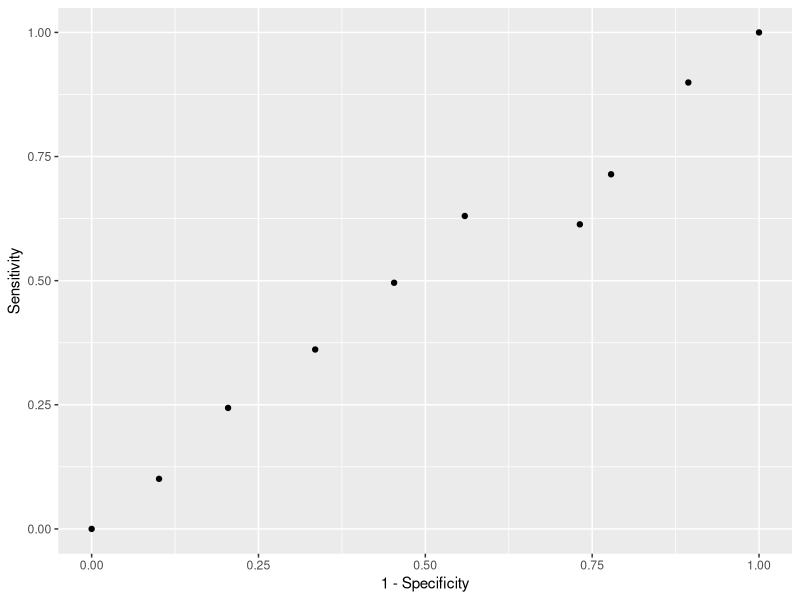
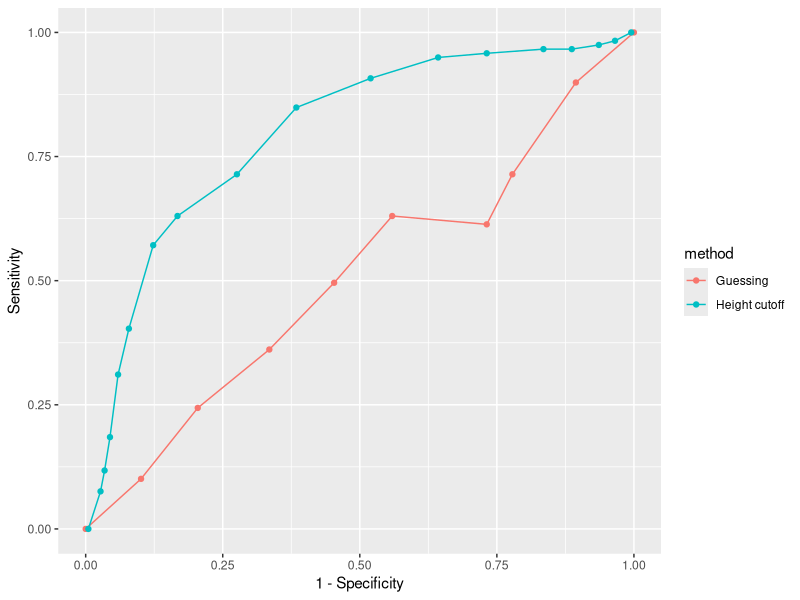
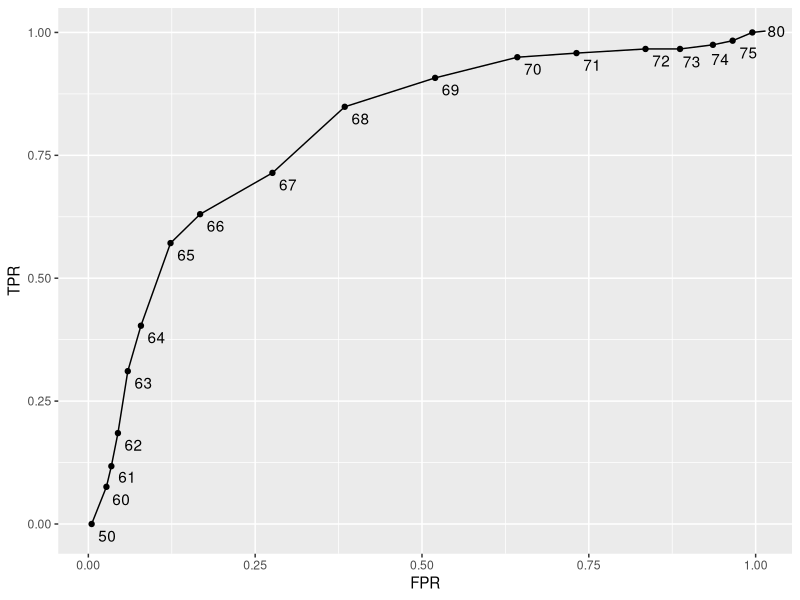
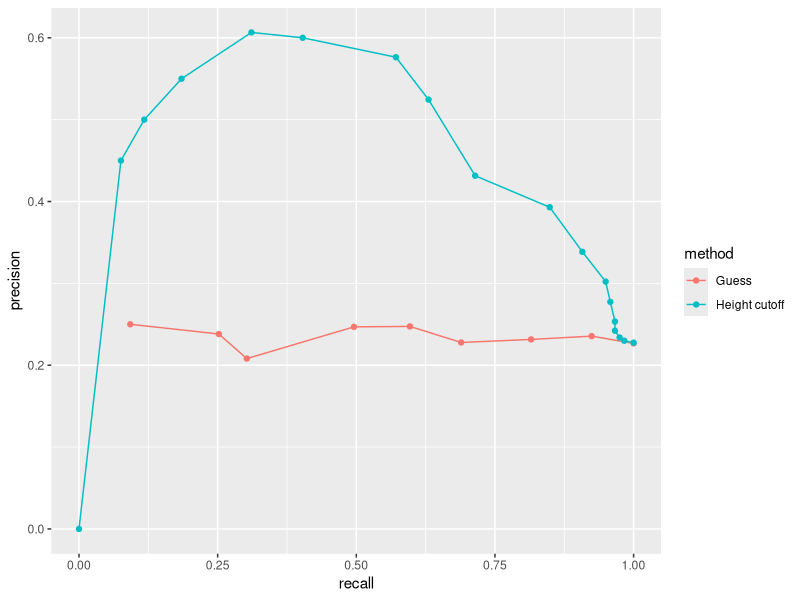
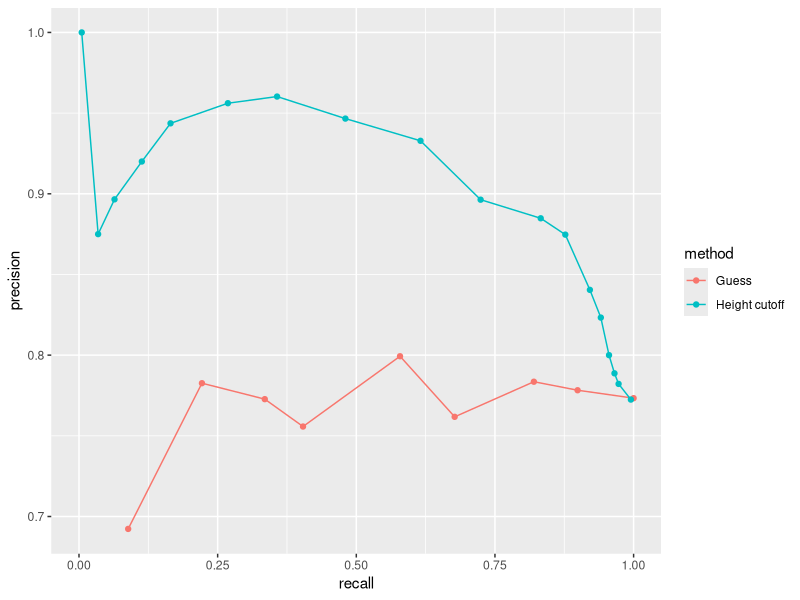
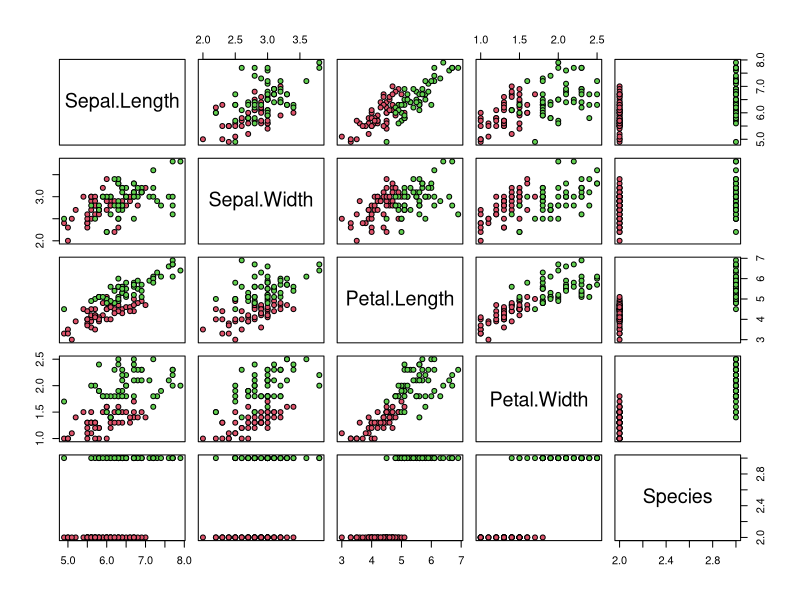
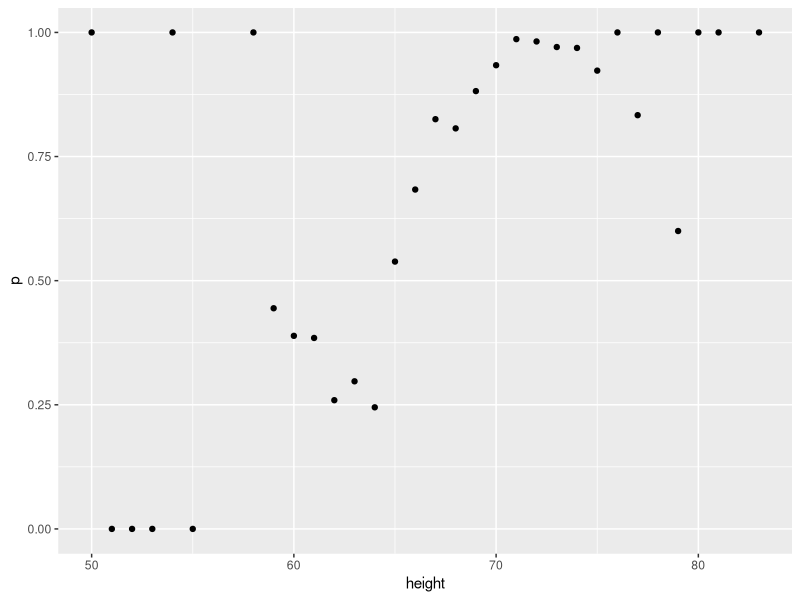
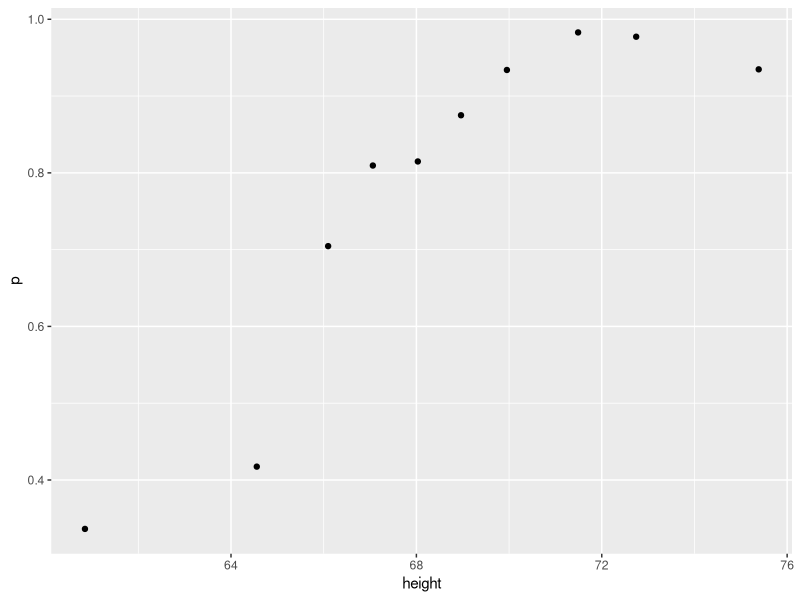

Source code (R) for these figures, in order:
## ---- chunk 1
library(tidyverse)
library(caret)
library(dslabs)
data(heights)

# define the outcome and predictors
y <- heights$sex
x <- heights$height

# generate training and test sets
set.seed(2007)
test_index <- createDataPartition(y, times = 1, p = 0.5, list = FALSE)
test_set <- heights[test_index, ]
train_set <- heights[-test_index, ]

# guess the outcome
y_hat <- sample(c("Male", "Female"), length(test_index), replace = TRUE)
y_hat <- sample(c("Male", "Female"), length(test_index), replace = TRUE) %>% 
  factor(levels = levels(test_set$sex))

# compute accuracy
mean(y_hat == test_set$sex)
heights %>% group_by(sex) %>% summarize(mean(height), sd(height))
y_hat <- ifelse(x > 62, "Male", "Female") %>% factor(levels = levels(test_set$sex))
mean(y == y_hat)

# examine the accuracy of 10 cutoffs
cutoff <- seq(61, 70)
accuracy <- map_dbl(cutoff, function(x){
  y_hat <- ifelse(train_set$height > x, "Male", "Female") %>% 
    factor(levels = levels(test_set$sex))
  mean(y_hat == train_set$sex)
})
max(accuracy)
best_cutoff <- cutoff[which.max(accuracy)]
best_cutoff
y_hat <- ifelse(test_set$height > best_cutoff, "Male", "Female") %>% 
  factor(levels = levels(test_set$sex))
y_hat <- factor(y_hat)
mean(y_hat == test_set$sex)
## ---- chunk 2
library(e1071)

# tabulate each combination of prediction and actual value
table(predicted = y_hat, actual = test_set$sex)
test_set %>% 
  mutate(y_hat = y_hat) %>%
  group_by(sex) %>% 
  summarize(accuracy = mean(y_hat == sex))
prev <- mean(y == "Male")

confusionMatrix(data = y_hat, reference = test_set$sex)
## ---- chunk 3
# maximize F-score
cutoff <- seq(61, 70)
F_1 <- map_dbl(cutoff, function(x){
  y_hat <- ifelse(train_set$height > x, "Male", "Female") %>% 
    factor(levels = levels(test_set$sex))
  F_meas(data = y_hat, reference = factor(train_set$sex))
})
max(F_1)

best_cutoff <- cutoff[which.max(F_1)]
best_cutoff
y_hat <- ifelse(test_set$height > best_cutoff, "Male", "Female") %>% 
  factor(levels = levels(test_set$sex))
sensitivity(data = y_hat, reference = test_set$sex)
specificity(data = y_hat, reference = test_set$sex)
## ---- chunk 4
p <- 0.9
n <- length(test_index)
y_hat <- sample(c("Male", "Female"), n, replace = TRUE, prob=c(p, 1-p)) %>% 
  factor(levels = levels(test_set$sex))
mean(y_hat == test_set$sex)

# ROC curve
probs <- seq(0, 1, length.out = 10)
guessing <- map_df(probs, function(p){
  y_hat <- 
    sample(c("Male", "Female"), n, replace = TRUE, prob=c(p, 1-p)) %>% 
    factor(levels = c("Female", "Male"))
  list(method = "Guessing",
       FPR = 1 - specificity(y_hat, test_set$sex),
       TPR = sensitivity(y_hat, test_set$sex))
})
guessing %>% qplot(FPR, TPR, data =., xlab = "1 - Specificity", ylab = "Sensitivity")

cutoffs <- c(50, seq(60, 75), 80)
height_cutoff <- map_df(cutoffs, function(x){
  y_hat <- ifelse(test_set$height > x, "Male", "Female") %>% 
    factor(levels = c("Female", "Male"))
   list(method = "Height cutoff",
        FPR = 1-specificity(y_hat, test_set$sex),
        TPR = sensitivity(y_hat, test_set$sex))
})

# plot both curves together
bind_rows(guessing, height_cutoff) %>%
  ggplot(aes(FPR, TPR, color = method)) +
  geom_line() +
  geom_point() +
  xlab("1 - Specificity") +
  ylab("Sensitivity")

library(ggrepel)
map_df(cutoffs, function(x){
  y_hat <- ifelse(test_set$height > x, "Male", "Female") %>% 
    factor(levels = c("Female", "Male"))
   list(method = "Height cutoff",
        cutoff = x, 
        FPR = 1-specificity(y_hat, test_set$sex),
        TPR = sensitivity(y_hat, test_set$sex))
}) %>%
  ggplot(aes(FPR, TPR, label = cutoff)) +
  geom_line() +
  geom_point() +
  geom_text_repel(nudge_x = 0.01, nudge_y = -0.01)

# plot precision against recall
guessing <- map_df(probs, function(p){
  y_hat <- sample(c("Male", "Female"), length(test_index), 
                  replace = TRUE, prob=c(p, 1-p)) %>% 
    factor(levels = c("Female", "Male"))
  list(method = "Guess",
    recall = sensitivity(y_hat, test_set$sex),
    precision = precision(y_hat, test_set$sex))
})

height_cutoff <- map_df(cutoffs, function(x){
  y_hat <- ifelse(test_set$height > x, "Male", "Female") %>% 
    factor(levels = c("Female", "Male"))
  list(method = "Height cutoff",
       recall = sensitivity(y_hat, test_set$sex),
    precision = precision(y_hat, test_set$sex))
})

bind_rows(guessing, height_cutoff) %>%
  ggplot(aes(recall, precision, color = method)) +
  geom_line() +
  geom_point()
guessing <- map_df(probs, function(p){
  y_hat <- sample(c("Male", "Female"), length(test_index), replace = TRUE, 
                  prob=c(p, 1-p)) %>% 
    factor(levels = c("Male", "Female"))
  list(method = "Guess",
    recall = sensitivity(y_hat, relevel(test_set$sex, "Male", "Female")),
    precision = precision(y_hat, relevel(test_set$sex, "Male", "Female")))
})

height_cutoff <- map_df(cutoffs, function(x){
  y_hat <- ifelse(test_set$height > x, "Male", "Female") %>% 
    factor(levels = c("Male", "Female"))
  list(method = "Height cutoff",
       recall = sensitivity(y_hat, relevel(test_set$sex, "Male", "Female")),
    precision = precision(y_hat, relevel(test_set$sex, "Male", "Female")))
})
bind_rows(guessing, height_cutoff) %>%
  ggplot(aes(recall, precision, color = method)) +
  geom_line() +
  geom_point()
## ---- chunk 5
library(dslabs)
library(dplyr)
library(lubridate)

data("reported_heights")

dat <- mutate(reported_heights, date_time = ymd_hms(time_stamp)) %>%
  filter(date_time >= make_date(2016, 01, 25) & date_time < make_date(2016, 02, 1)) %>%
  mutate(type = ifelse(day(date_time) == 25 & hour(date_time) == 8 & between(minute(date_time), 15, 30), "inclass","online")) %>%
  select(sex, type)

y <- factor(dat$sex, c("Female", "Male"))
x <- dat$type
## ---- chunk 6
dat %>% group_by(type) %>% summarize(prop_female = mean(sex == "Female"))
## ---- chunk 7
#dat %>%
#  mutate(y_bar = ifelse(type=='inclass', 'Female', 'Male')) %>%
#  summarize(mean(y_bar==sex))
y_hat <- ifelse(x == "online", "Male", "Female") %>% 
      factor(levels = levels(y))
mean(y_hat==y)
## ---- chunk 8
table(y_hat, y)
## ---- chunk 9
sensitivity(y_hat, y)
## ---- chunk 10
specificity(y_hat, y)
## ---- chunk 11
mean(y=='Female')
## ---- chunk 12
options(digits=3)
library(caret)
data(iris)
iris <- iris[-which(iris$Species=='setosa'),]
y <- iris$Species
## ---- chunk 13
set.seed(2)
test_index <- createDataPartition(y,times=1,p=0.5,list=FALSE)
test <- iris[test_index,]
train <- iris[-test_index,]
## ---- chunk 14
foo <- function(x){
	rangedValues <- seq(range(x)[1],range(x)[2],by=0.1)
	sapply(rangedValues, function(i){
		y_hat <- ifelse(x > i,'virginica','versicolor')
		mean(y_hat == train$Species)
	})
}
predictions <- apply(train[,-5], 2, foo)
sapply(predictions,max)	
## ---- chunk 15
cutoff <- seq(range(iris$Petal.Length)[1],range(iris$Petal.Length)[2],by=0.1)[which.max(predictions[["Petal.Length"]])]

accuracy <- iris %>%
  mutate(y_hat = ifelse(Petal.Length >= cutoff, 'virginica','versicolor')) %>%
  summarize(mean(y_hat == Species))
accuracy
## ---- chunk 16
predictions <- foo(train[,3])
rangedValues <- seq(range(train[,3])[1],range(train[,3])[2],by=0.1)
cutoffs <-rangedValues[which(predictions==max(predictions))]

y_hat <- ifelse(test[,3]>cutoffs[1],'virginica','versicolor')
mean(y_hat==test$Species)
## ---- chunk 17
predictions <- apply(test[,-5], 2, foo)
sapply(predictions,max)	
## ---- chunk 18
plot(iris,pch=21,bg=iris$Species)
## ---- chunk 19
set.seed(2)
test_index <- createDataPartition(y,times=1,p=0.5,list=FALSE)
test <- iris[test_index,]
train <- iris[-test_index,]
            
petalLengthRange <- seq(range(train$Petal.Length)[1],range(train$Petal.Length)[2],by=0.1)
petalWidthRange <- seq(range(train$Petal.Width)[1],range(train$Petal.Width)[2],by=0.1)

length_predictions <- sapply(petalLengthRange,function(i){
		y_hat <- ifelse(train$Petal.Length>i,'virginica','versicolor')
		mean(y_hat==train$Species)
	})
length_cutoff <- petalLengthRange[which.max(length_predictions)] # 4.7

width_predictions <- sapply(petalWidthRange,function(i){
		y_hat <- ifelse(train$Petal.Width>i,'virginica','versicolor')
		mean(y_hat==train$Species)
	})
width_cutoff <- petalWidthRange[which.max(width_predictions)] # 1.5

y_hat <- ifelse(test$Petal.Length>length_cutoff | test$Petal.Width>width_cutoff,'virginica','versicolor')
mean(y_hat==test$Species)
## ---- chunk 20
set.seed(1)
disease <- sample(c(0,1), size=1e6, replace=TRUE, prob=c(0.98,0.02))
test <- rep(NA, 1e6)
test[disease==0] <- sample(c(0,1), size=sum(disease==0), replace=TRUE, prob=c(0.90,0.10))
test[disease==1] <- sample(c(0,1), size=sum(disease==1), replace=TRUE, prob=c(0.15, 0.85))

head(test)
## ---- chunk 21
P_plus <- 0.98*(1-0.9) + 0.02*0.85
mean(test)
## ---- chunk 22
P_disease_neg <- (1-0.85) * 0.02 / ((1-0.85) * 0.02 + 0.90*0.98)
mean(disease[test==0])
## ---- chunk 23
P_disease_plus <- 0.85 * 0.02 / (0.85*0.02+(1-0.90)*0.98)
mean(disease[test==1]==1)
## ---- chunk 24
P_disease <- 0.02
P_disease_cond <- P_disease_plus / P_disease
mean(disease[test==1]==1) / mean(disease)
## ---- chunk 25
library(dslabs)
library(tidyverse)
data("heights")
heights %>% 
#	MISSING CODE
	mutate(height = round(height)) %>%
	group_by(height) %>%
	summarize(p = mean(sex == "Male")) %>%
#	END MISSING CODE
	qplot(height, p, data =.)
## ---- chunk 26
ps <- seq(0, 1, 0.1)
heights %>% 
#	MISSING CODE
    mutate(g = cut(height, quantile(height, ps), include.lowest = TRUE)) %>%
#	END MISSING CODE
	group_by(g) %>%
	summarize(p = mean(sex == "Male"), height = mean(height)) %>%
	qplot(height, p, data =.)
## ---- chunk 27
Sigma <-  9 *matrix(c(1,0.5,0.5,1), 2, 2)
dat <- MASS::mvrnorm(n = 10000, c(69, 69), Sigma) %>%
	data.frame() %>% 
    setNames(c("x", "y"))
## ---- chunk 28
ps <- seq(0, 1, 0.1)
dat %>% 
#	MISSING CODE
    mutate(g = cut(x, quantile(x, ps), include.lowest = TRUE)) %>%
    group_by(g) %>%
    summarize(y = mean(y), x = mean(x)) %>%
#	END MISSING CODE
	qplot(x, y, data =.)
